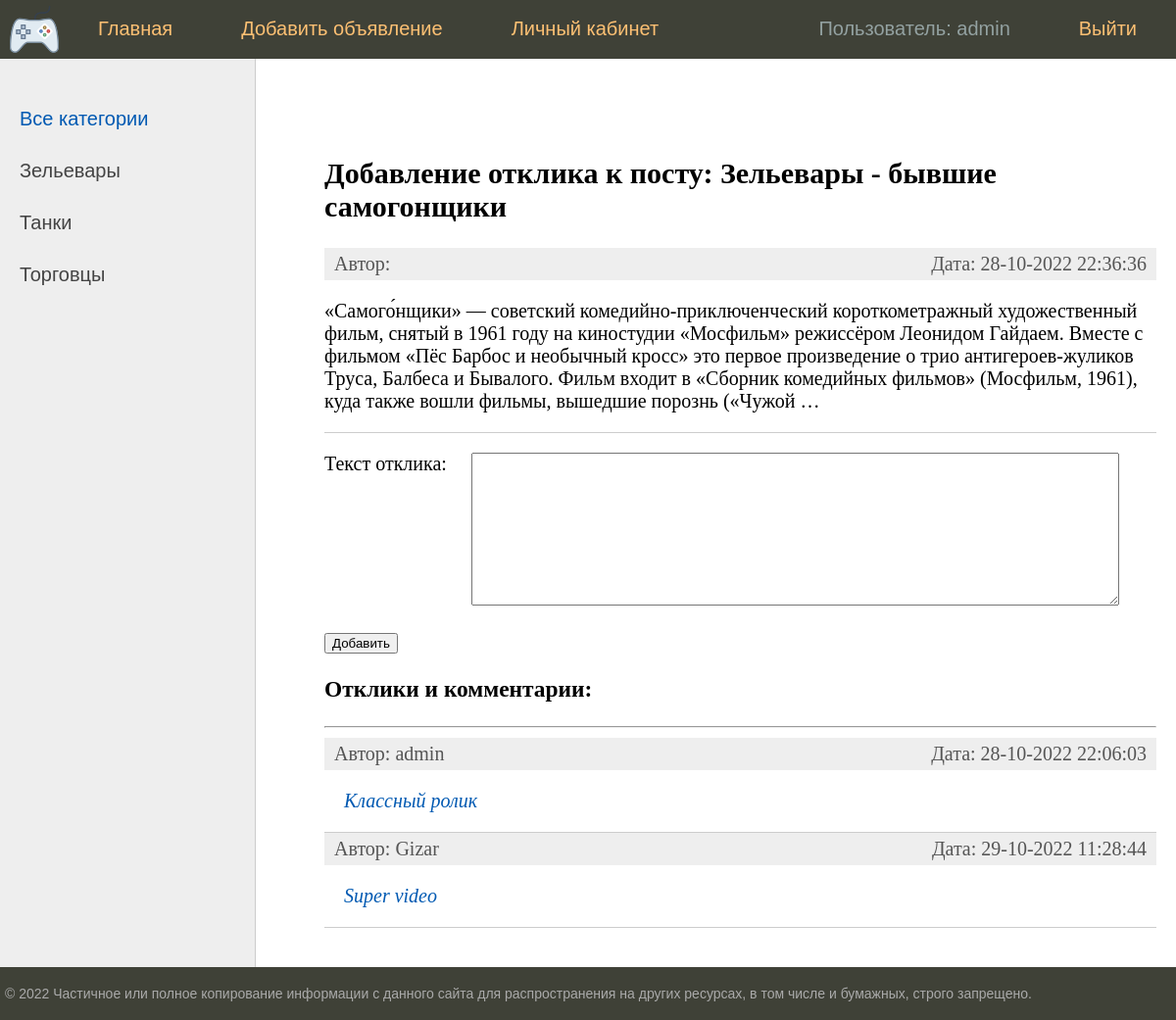
Before: /addreply/zelevary-byvshie-samogonshchiki/ (signed in) with the older database file.
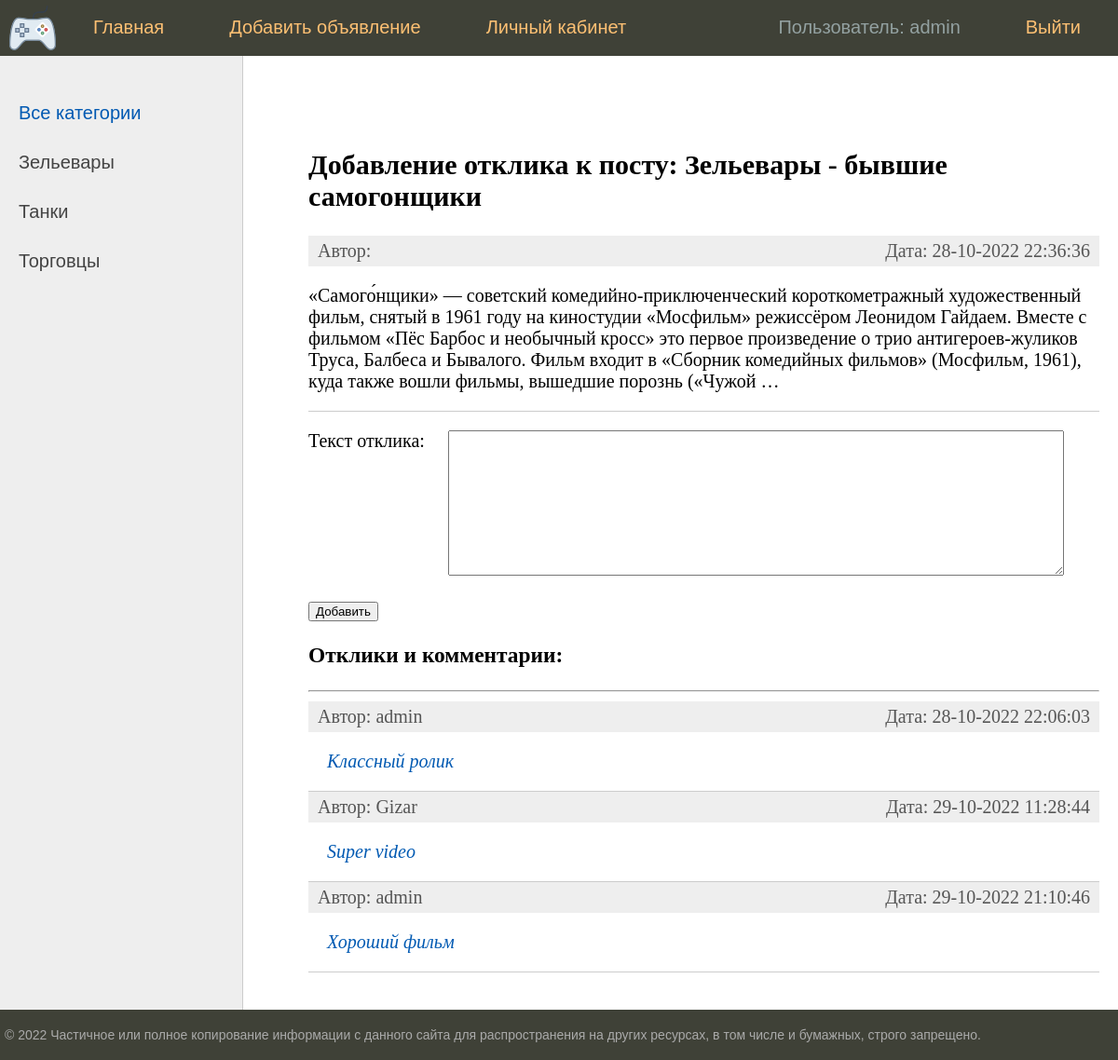
After: the same page with the newer database file.
### bboard/models.py (models this page shows, shortened)
class Category(models.Model):
    name = models.CharField(
        max_length=64,
        unique=True,
        verbose_name='Категория',
        help_text='Имя категории длинной не более 64 символов ',
    )
    slug = models.SlugField(max_length=255, unique=True, db_index=True, verbose_name="URL")
    def get_absolute_url(self):
        return reverse('category', kwargs={'cat_slug': self.slug})
    class Meta:
        verbose_name = 'Категория'
        verbose_name_plural = 'Категории'

class Post(models.Model):
    title = models.CharField(max_length=255, verbose_name="Заголовок")
    content = RichTextUploadingField(blank=True, default='', verbose_name="Текст")
    category = models.ForeignKey('Category', on_delete=models.PROTECT, verbose_name="Категория")
    user = models.ForeignKey('User', on_delete=models.CASCADE, verbose_name="Пользователь")
    photo = models.ImageField(upload_to="photos/%Y/%m/%d/", verbose_name="Фото заголовка", blank=True, null=True)
    time_create = models.DateTimeField(auto_now_add=True)
    time_update = models.DateTimeField(auto_now=True)
    is_created = models.BooleanField(default=True)
    slug = models.SlugField(max_length=255, unique=True, db_index=True, verbose_name="URL")
    is_published = models.BooleanField(default=True, verbose_name="Опубликовать")
    class Meta:
        verbose_name = 'Объявление'
        verbose_name_plural = 'Объявления'

class Reply(models.Model):
    user = models.ForeignKey('User', on_delete=models.CASCADE, verbose_name="Пользователь")
    post = models.ForeignKey('Post', on_delete=models.CASCADE, verbose_name="Пост")
    time_create = models.DateTimeField(auto_now_add=True)
    time_update = models.DateTimeField(auto_now=True)
    text = models.TextField(blank=True, verbose_name="Текс")
    is_approved = models.BooleanField(default=False, verbose_name="Разрешено")
    def get_absolute_url(self):
        return reverse('reply', kwargs={'pk': self.pk})
    class Meta:
        verbose_name = 'Отклик'
        verbose_name_plural = 'Отклики'

class User(AbstractUser):
    email = models.EmailField(
        "email address",
        unique=True
    )
    email_verify = models.BooleanField(default=False)
    USERNAME_FIELD = "email"
    REQUIRED_FIELDS = ["username"]
    def __str__(self):
        return f'{self.username}'
    class Meta:
        verbose_name = 'Пользователь'
        verbose_name_plural = 'Пользователи'

### bboard/views.py (the view, shortened to what this page needs)
# urls.py: path('addreply/<slug:post_slug>/', AddReplyView.as_view(), name='add_reply'),
class AddReplyView(LoginRequiredMixin, DataMixin, View):
    form_class = AddReplyForm
    template_name = 'bboard/reply_add.html'
    def get(self, request, post_slug, *args, **kwargs):
        form = self.form_class()
        categories = self.get_user_context()['categories']
        menu = self.get_user_context()['menu']
        cat_selected = self.get_user_context()['cat_selected']
        print(post_slug)
        context = {
            'form': form,
            'menu': menu,
            'categories': categories,
            'cat_selected': cat_selected,
            'post_slug': post_slug,
        }
        return render(request, self.template_name, context=context )

### bboard/forms.py
class AddReplyForm(forms.Form):
    text = forms.CharField(widget=forms.Textarea(attrs={'cols': 80, 'rows': 10}), label='Текст отклика')

### bboard/templatetags/bboard_tags.py (called while the page is built)
@register.inclusion_tag('bboard/list_replies.html')
def show_replies(sort=None, throught_slug=False, post_id=None):
    if throught_slug:
        post_id = Post.objects.get(slug=post_id).pk
    if post_id is not None:
        if not sort:
            replies = Reply.objects.filter(post=post_id, is_approved=True)
        else:
            replies = Reply.objects.filter(post=post_id, is_approved=True).order_by(sort)
        return {"replies": replies}
    else:
        return {"replies": {}}

@register.inclusion_tag('bboard/show_post.html')
def show_post(slug_post=None):
    if slug_post is not None:
        posts = Post.objects.filter(slug=slug_post, is_published=True)
        return {"posts": posts}
    else:
        return {"posts": {}}

### bboard/templates/bboard/reply_add.html (shortened to what this page needs)
{% extends 'base.html' %}
{% load crispy_forms_tags %}
{% load bboard_tags %}
{% block content %}
<form action="{% url 'add_reply' post_slug %}" method="post" enctype="multipart/form-data">
    {% show_post slug_post=post_slug %}
    <p><label class="form-label" for="{{ form.text.id_for_label }}">{{form.text.label}}: </label>{{ form.text }}</p>
    <button type="submit">Добавить</button>
</form>
<h3>Отклики и комментарии:</h3>
<hr>
{% show_replies throught_slug=True post_id=post_slug %}
{% endblock %}

### templates/base.html (shortened to what this page needs)
<!DOCTYPE html>
<html>
<head>
	{% load static %}
	{% load bboard_tags %}
	<link type="text/css" href="{% static 'bboard/css/styles.css' %}" rel="stylesheet" />
</head>
<body>
	<table class="table-page" border=0 cellpadding="0" cellspacing="0">
	<tr><td valign=top>
	{% block mainmenu %}
			<div class="header">
				<ul id="mainmenu" class="mainmenu">
					<li class="logo"><a href="{% url 'home' %}"><div class="logo"></div></a></li>
					{% for m in menu %}
						{% if not forloop.last %}
							<li><a href="{% url m.url_name %}">{{ m.title }}</a></li>
						{% else %}
							<li class="last"><a href="{% url m.url_name %}">{{ m.title }}</a></li>
						{% endif %}
					{% endfor %}
					{% if user.is_authenticated %}
						<li class="last" style="color: #93a1a1 ">Пользователь: {{ user }}</li>
					{% else %}
						<li class="last"><a href="{% url 'register' %}">Зарегистрироваться</a></li>
					{% endif %}
				</ul>
			</div>
	{% endblock mainmenu %}
	<table class="table-content" border=0 cellpadding="0" cellspacing="0">
	<tr>
		<td valign="top" class="left-chapters">
		<ul id="leftchapters">
			{% if cat_selected == 0 %}
				<li class="selected">Все категории</li>
			{% else %}
				<li><a href="{% url 'home' %}">Все категории</a></li>
			{% endif %}
			{% for c in categories %}
			{% if c.post__count > 0 %}
					{% if c.pk == cat_selected %}
						<li class="selected">{{c.name}}</li>
					{% else %}
						<li><a href="{{ c.get_absolute_url }}">{{c.name}}</a></li>
					{% endif %}
			{% endif %}
			{% endfor %}
		</ul>
	</td>
	<td valign="top" class="content">
		<div class="content-text">
			{% block content %}
			{% endblock %}
		</div>
	</td></tr></table>
	</td></tr>
	<tr><td valign=top>
		<div id="footer">
			<p>&copy; 2022 Частичное или полное копирование информации с данного сайта для распространения на других ресурсах, в том числе и бумажных, строго запрещено.</p>
		</div>
	</td></tr></table>
</body>
</html>

### bboard/templates/bboard/show_post.html
{% if posts %}
	<ul class="list-articles">
		{% for post in posts %}
			<p><h2>Добавление отклика к посту: {{ post.title }}</h2></p>
			<li>
				<div class="article-panel">
					<p class="first">Автор: {{ post.author }}</p>
					<p class="last">Дата: {{post.time_update|date:"d-m-Y H:i:s"}}</p>
				</div>
				<div>
                    {% autoescape off %}
                    	{{post.content|linebreaks|truncatewords:50}}
                    {% endautoescape %}
				</div>
			</li>
		{% endfor %}
	</ul>
{% else %}
		<p>Объявление не найдено</p>
{% endif %}

### bboard/templates/bboard/list_replies.html
{% if replies %}
	<ul class="list-articles">
		{% for rep in replies %}
			<li>
				<div class="article-panel">
					<p class="first">Автор: {{ rep.user }}</p>
					<p class="last">Дата: {{rep.time_update|date:"d-m-Y H:i:s"}}</p>
				</div>
				<div>
					<p><i><a href="{{ rep.get_absolute_url }}" style="margin-left:20px;">{{rep.text}}</a></i></p>
				</div>
			</li>
		{% endfor %}
	</ul>
{% else %}
		<p>Откликов: 0</p>
{% endif %}

Changed rows visible on the page:
added Reply: user "admin", time_update "29-10-2022 21:10:46", text "Хороший фильм"
